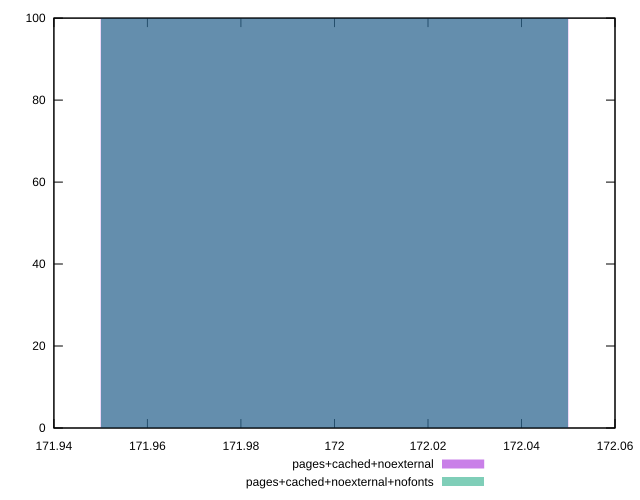

Recreate this plot in gnuplot.
reset
set terminal svg size 640, 500
set output "reprap/dom-size/comparison/histogram/5_vs_6.svg"

$pagesCachedNoexternal <<EOF
172 100
EOF

$pagesCachedNoexternalNofonts <<EOF
172 100
EOF

set key outside below
set boxwidth 0.1
set yrange [0:100]
set style fill transparent solid 0.5 noborder

plot \
  $pagesCachedNoexternal title "pages+cached+noexternal" with boxes, \
  $pagesCachedNoexternalNofonts title "pages+cached+noexternal+nofonts" with boxes, \


reset
